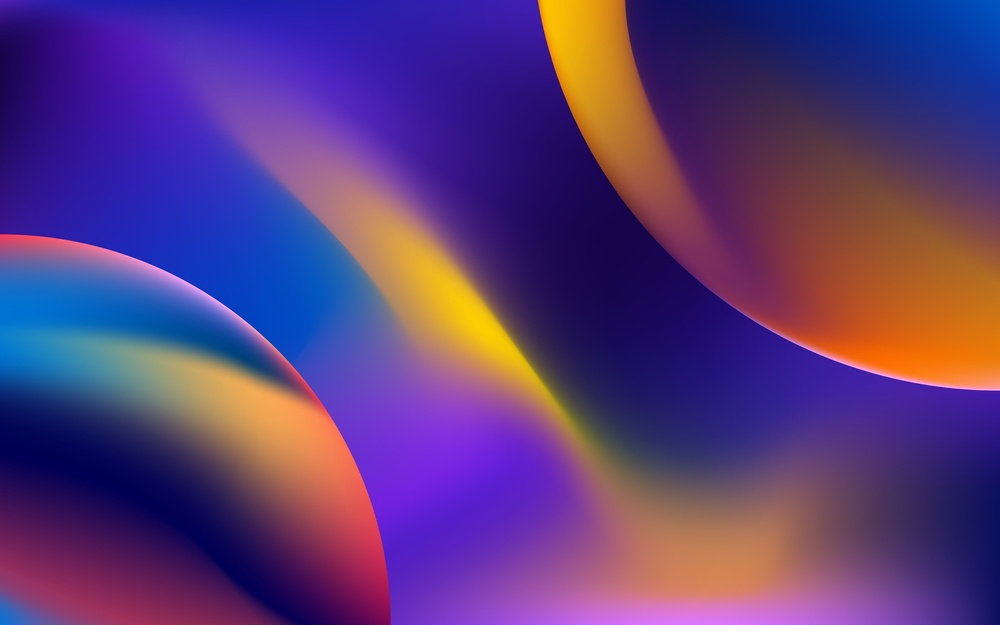
#> input picture opencv_python_study/again/images/color.jpg, 1000 x 625 px, shrunk from 3840 x 2400 before the run
$ jupyter execute chapter15.ipynb
#> lines starting #> are read from the running program, lines starting #| are printed output that depends on the picture; after the words box and inside, x2 and y2 are one past the last pixel; in counts of white or black regions, pixels touching at a corner belong together
# 模板匹配

模板匹配是指在当前图像A内寻找与图像B最相似的部分，一般将图像A称为输入图像，将图像B称为模板图像。模板匹配的操作方法是将模板图像B在图像A上滑动，遍历所有像素以完成匹配。

在OpenCV内，模板匹配是使用函数cv2.matchTemplate()实现的。

这里需要注意的是，函数cv2.matchTemplate()通过参数method来决定使用不同的查找方法。对于不同的查找方法，返回值result具有不同的含义。

在查找最佳匹配时，首先要确定使用的是何种method，然后再确定到底是查找最大值，还是查找最小值。

查找最值（极值）与最值所在的位置，可以使用cv2.minMaxLoc()函数实现。

[cell 1]
import cv2
import numpy as np
from matplotlib import pyplot as plt
img = cv2.imread('images/color.jpg',0)
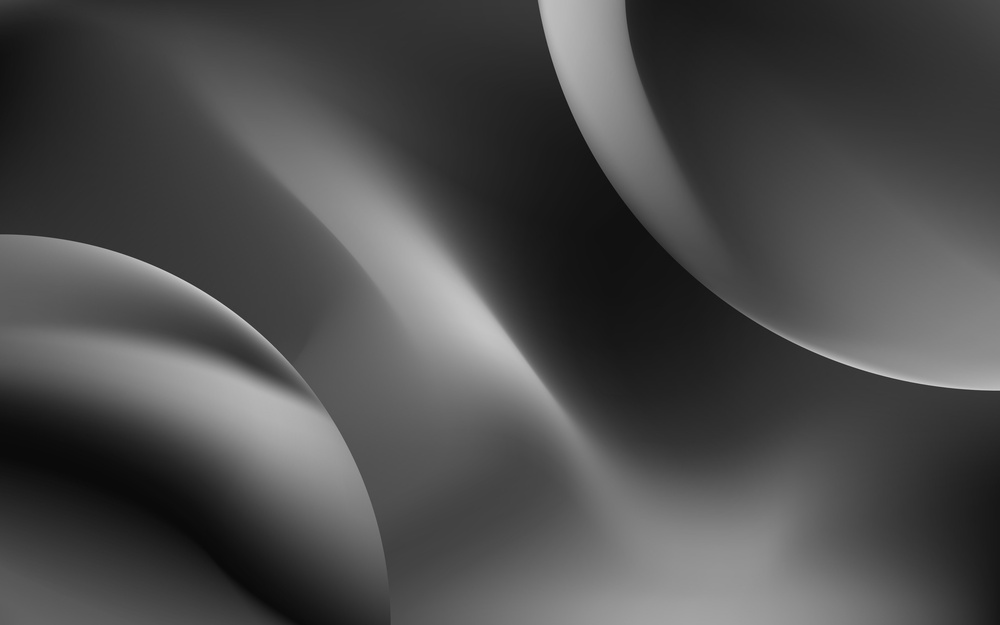
#> img: shape (625, 1000); min 9, max 209, mean 75.7
template = cv2.imread('images/color_cmp.jpg',0)
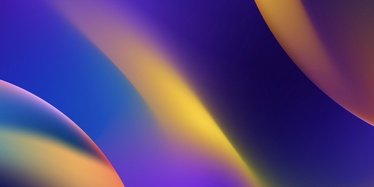
#> input picture opencv_python_study/again/images/color_cmp.jpg, 374 x 187 px, shrunk from 1436 x 718 before the run
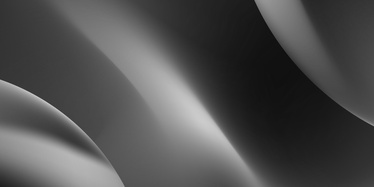
#> template: shape (187, 374); min 10, max 204, mean 79.2
tw, th = template.shape[::-1]
#> tw = 374; th = 187
rv = cv2.matchTemplate(img, template, cv2.TM_CCOEFF)
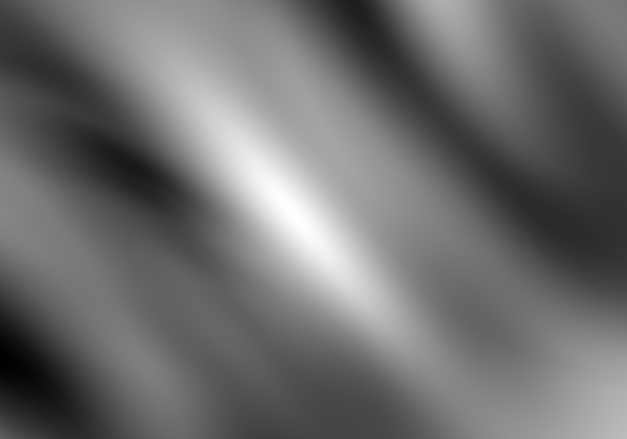
#> rv: shape (439, 627) float32; min -89665512, max 122093848, mean 2138922; drawn with min black and max white
minVal, maxVal, minLoc, maxLoc = cv2.minMaxLoc(rv)
#> minVal = -89665512; maxVal = 122093848; minLoc = (0, 357); maxLoc = (292, 212)
topLeft = maxLoc
#> topLeft = (292, 212)
bottomRight = (topLeft[0] + tw, topLeft[1] + th)
#> bottomRight = (666, 399)
cv2.rectangle(img, topLeft, bottomRight, 255, 2)
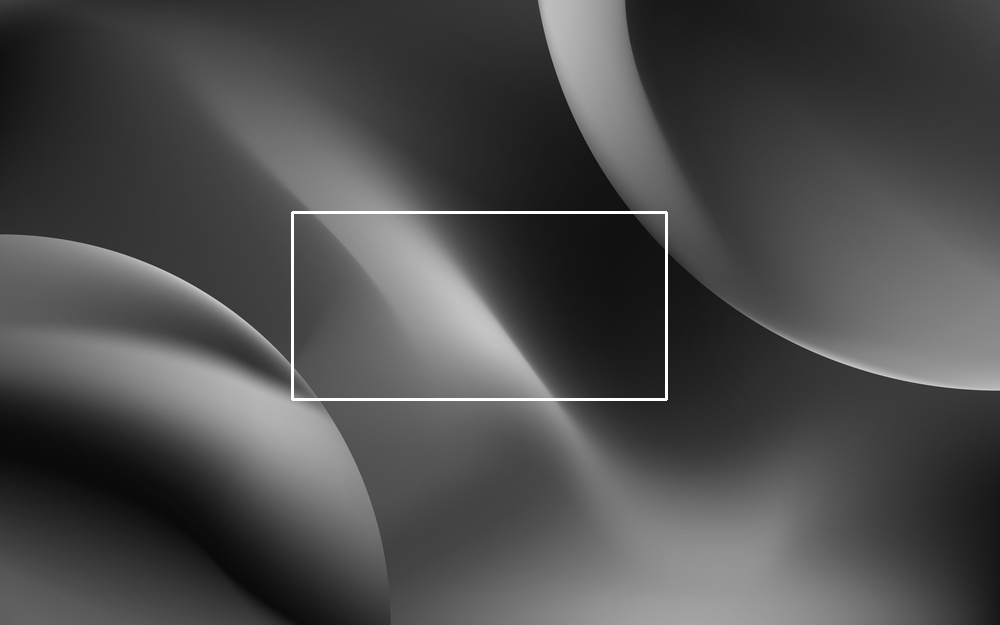
#> img: shape (625, 1000); 0.54% of pixels changed, all inside (x1, y1, x2, y2) = (291, 211, 668, 401)
plt.subplot(121), plt.imshow(rv, cmap = 'gray')
plt.title('Matching Result'), plt.xticks([]), plt.yticks([])
plt.subplot(122), plt.imshow(img, cmap = 'gray')
plt.title('Detected Point'), plt.xticks([]), plt.yticks([])
plt.show()
